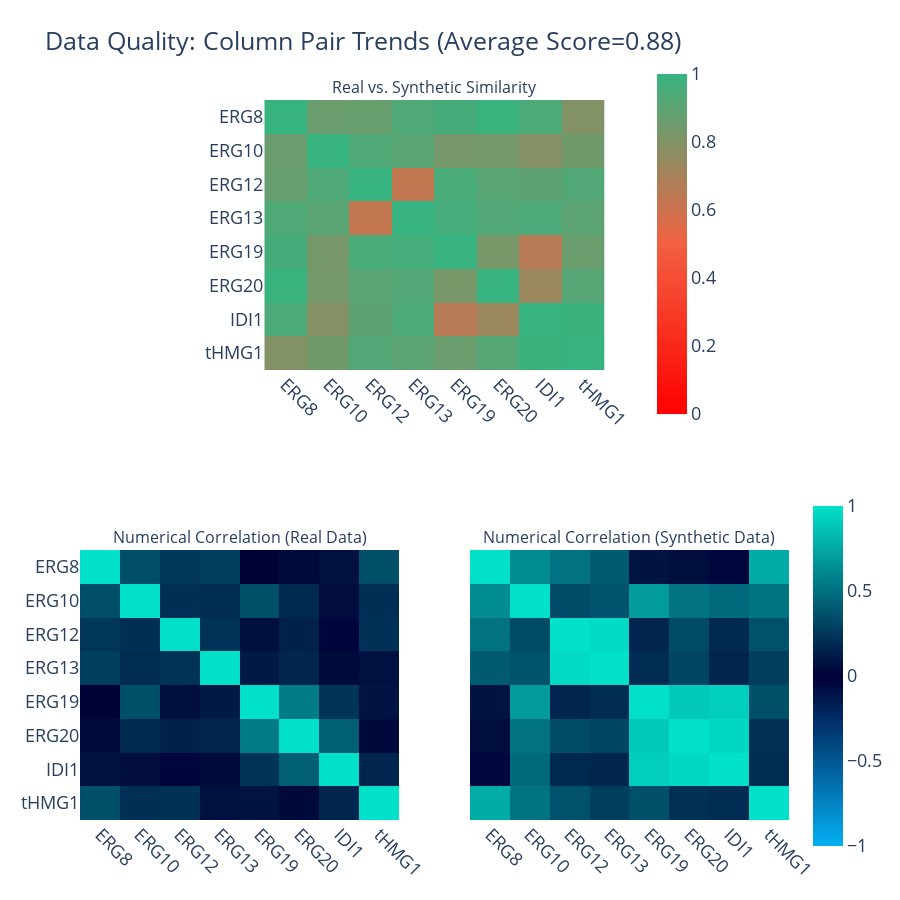

This figure's notebook cell:
### Code cell
pp = quality_report.get_visualization('Column Pair Trends')
pio.renderers.default = "vscode"
pp

### Figure 1 — Plotly figure (JSON) as saved in the notebook; plotly's stock layout.template omitted (floating-point values rounded to 4 significant figures)
{"data": [{"coloraxis": "coloraxis", "hovertemplate": "<b>Column Pair</b><br>(%{x},%{y})<br><br>Similarity: %{z}<extra></extra>", "type": "heatmap", "x": ["ERG8", "ERG10", "ERG12", "ERG13", "ERG19", "ERG20", "IDI1", "tHMG1"], "xaxis": "x", "y": ["ERG8", "ERG10", "ERG12", "ERG13", "ERG19", "ERG20", "IDI1", "tHMG1"], "yaxis": "y", "z": [[1, 0.863, 0.865, 0.937, 0.96, 0.993, 0.944, 0.797], [0.863, 1, 0.936, 0.909, 0.832, 0.834, 0.793, 0.844], [0.865, 0.936, 1, 0.627, 0.952, 0.908, 0.893, 0.928], [0.937, 0.909, 0.627, 1, 0.962, 0.927, 0.939, 0.9], [0.96, 0.832, 0.952, 0.962, 1, 0.827, 0.655, 0.863], [0.993, 0.834, 0.908, 0.927, 0.827, 1, 0.729, 0.914], [0.944, 0.793, 0.893, 0.939, 0.655, 0.729, 1, 0.989], [0.797, 0.844, 0.928, 0.9, 0.863, 0.914, 0.989, 1]]}, {"coloraxis": "coloraxis2", "customdata": [[1, 0.623, 0.509, 0.407, 0.086, 0.061, -0.039, 0.763], [0.623, 1, 0.336, 0.372, 0.69, 0.514, 0.47, 0.517], [0.509, 0.336, 1, 0.975, 0.163, 0.333, 0.182, 0.363], [0.407, 0.372, 0.975, 1, 0.193, 0.313, 0.169, 0.276], [0.086, 0.69, 0.163, 0.193, 1, 0.898, 0.921, 0.357], [0.061, 0.514, 0.333, 0.313, 0.898, 1, 0.965, 0.213], [-0.039, 0.47, 0.182, 0.169, 0.921, 0.965, 1, 0.192], [0.763, 0.517, 0.363, 0.276, 0.357, 0.213, 0.192, 1]], "hovertemplate": "<b>Correlation</b><br>(%{x},%{y})<br><br>Synthetic: %{z}<br>(vs. Real: %{customdata})<extra></extra>", "type": "heatmap", "x": ["ERG8", "ERG10", "ERG12", "ERG13", "ERG19", "ERG20", "IDI1", "tHMG1"], "xaxis": "x2", "y": ["ERG8", "ERG10", "ERG12", "ERG13", "ERG19", "ERG20", "IDI1", "tHMG1"], "yaxis": "y2", "z": [[1, 0.349, 0.24, 0.281, 0.006, 0.046, 0.072, 0.356], [0.349, 1, 0.209, 0.19, 0.354, 0.182, 0.057, 0.206], [0.24, 0.209, 1, 0.229, 0.068, 0.149, -0.031, 0.219], [0.281, 0.19, 0.229, 1, 0.117, 0.168, 0.048, 0.076], [0.006, 0.354, 0.068, 0.117, 1, 0.553, 0.232, 0.083], [0.046, 0.182, 0.149, 0.168, 0.553, 1, 0.422, 0.041], [0.072, 0.057, -0.031, 0.048, 0.232, 0.422, 1, 0.169], [0.356, 0.206, 0.219, 0.076, 0.083, 0.041, 0.169, 1]]}, {"coloraxis": "coloraxis2", "customdata": [[1, 0.349, 0.24, 0.281, 0.006, 0.046, 0.072, 0.356], [0.349, 1, 0.209, 0.19, 0.354, 0.182, 0.057, 0.206], [0.24, 0.209, 1, 0.229, 0.068, 0.149, -0.031, 0.219], [0.281, 0.19, 0.229, 1, 0.117, 0.168, 0.048, 0.076], [0.006, 0.354, 0.068, 0.117, 1, 0.553, 0.232, 0.083], [0.046, 0.182, 0.149, 0.168, 0.553, 1, 0.422, 0.041], [0.072, 0.057, -0.031, 0.048, 0.232, 0.422, 1, 0.169], [0.356, 0.206, 0.219, 0.076, 0.083, 0.041, 0.169, 1]], "hovertemplate": "<b>Correlation</b><br>(%{x},%{y})<br><br>Synthetic: %{z}<br>(vs. Real: %{customdata})<extra></extra>", "type": "heatmap", "x": ["ERG8", "ERG10", "ERG12", "ERG13", "ERG19", "ERG20", "IDI1", "tHMG1"], "xaxis": "x3", "y": ["ERG8", "ERG10", "ERG12", "ERG13", "ERG19", "ERG20", "IDI1", "tHMG1"], "yaxis": "y3", "z": [[1, 0.623, 0.509, 0.407, 0.086, 0.061, -0.039, 0.763], [0.623, 1, 0.336, 0.372, 0.69, 0.514, 0.47, 0.517], [0.509, 0.336, 1, 0.975, 0.163, 0.333, 0.182, 0.363], [0.407, 0.372, 0.975, 1, 0.193, 0.313, 0.169, 0.276], [0.086, 0.69, 0.163, 0.193, 1, 0.898, 0.921, 0.357], [0.061, 0.514, 0.333, 0.313, 0.898, 1, 0.965, 0.213], [-0.039, 0.47, 0.182, 0.169, 0.921, 0.965, 1, 0.192], [0.763, 0.517, 0.363, 0.276, 0.357, 0.213, 0.192, 1]]}], "layout": {"annotations": [{"font": {"size": 16}, "showarrow": false, "text": "Real vs. Synthetic Similarity", "x": 0.5, "xanchor": "center", "xref": "paper", "y": 1, "yanchor": "bottom", "yref": "paper"}, {"font": {"size": 16}, "showarrow": false, "text": "Numerical Correlation (Real Data)", "x": 0.225, "xanchor": "center", "xref": "paper", "y": 0.375, "yanchor": "bottom", "yref": "paper"}, {"font": {"size": 16}, "showarrow": false, "text": "Numerical Correlation (Synthetic Data)", "x": 0.775, "xanchor": "center", "xref": "paper", "y": 0.375, "yanchor": "bottom", "yref": "paper"}], "coloraxis": {"cmax": 1, "cmin": 0, "colorbar": {"len": 0.5, "x": 0.8, "y": 0.8}, "colorscale": [[0, "#FF0000"], [0.5, "#F16141"], [1, "#36B37E"]]}, "coloraxis2": {"cmax": 1, "cmin": -1, "colorbar": {"len": 0.5, "y": 0.2}, "colorscale": [[0, "#03AFF1"], [0.5, "#000036"], [1, "#01E0C9"]]}, "font": {"size": 18}, "height": 900, "title": {"text": "Data Quality: Column Pair Trends (Average Score=0.88)"}, "width": 900, "xaxis": {"anchor": "y", "domain": [0.26, 0.74], "tickangle": 45}, "xaxis2": {"anchor": "y2", "domain": [0, 0.45], "tickangle": 45}, "xaxis3": {"anchor": "y3", "domain": [0.55, 1], "matches": "x2", "tickangle": 45}, "yaxis": {"anchor": "x", "autorange": "reversed", "domain": [0.625, 1]}, "yaxis2": {"anchor": "x2", "autorange": "reversed", "domain": [0, 0.375]}, "yaxis3": {"anchor": "x3", "autorange": "reversed", "domain": [0, 0.375], "matches": "y2", "visible": false}}}
